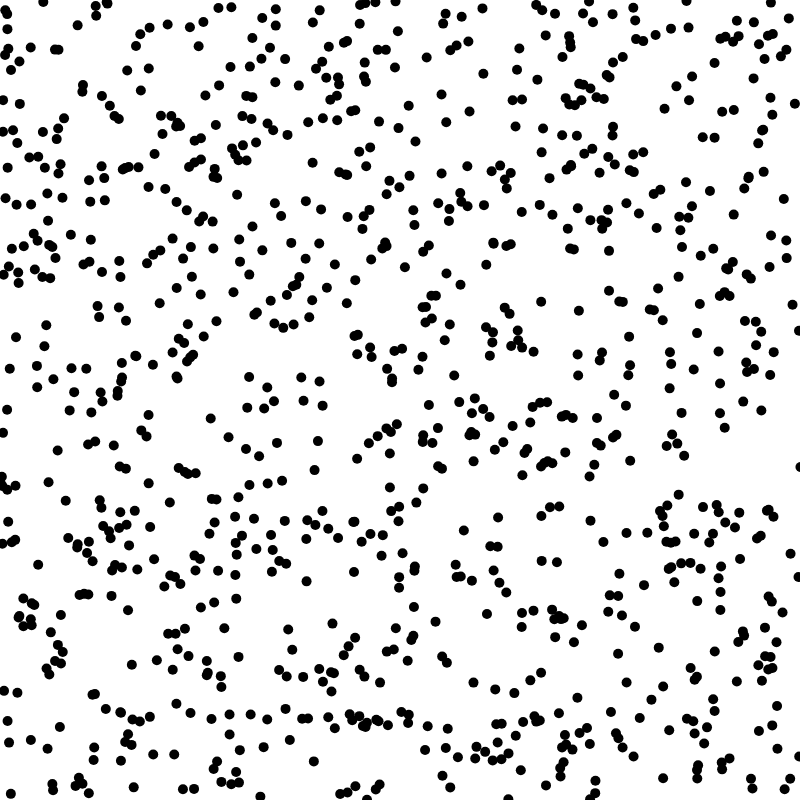
Frame 1 (no input)
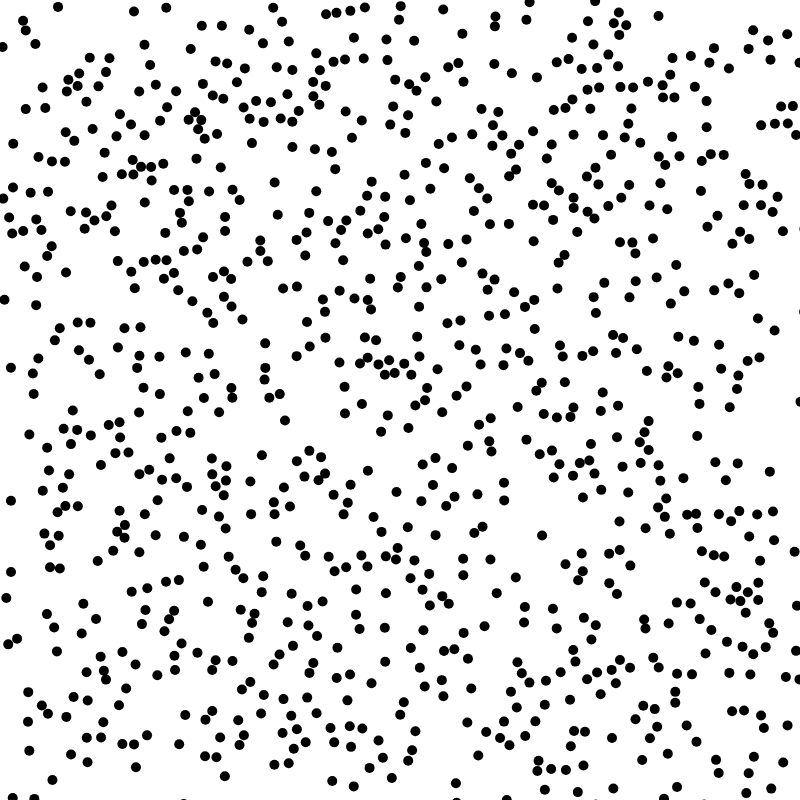
Frame 60 (no input)
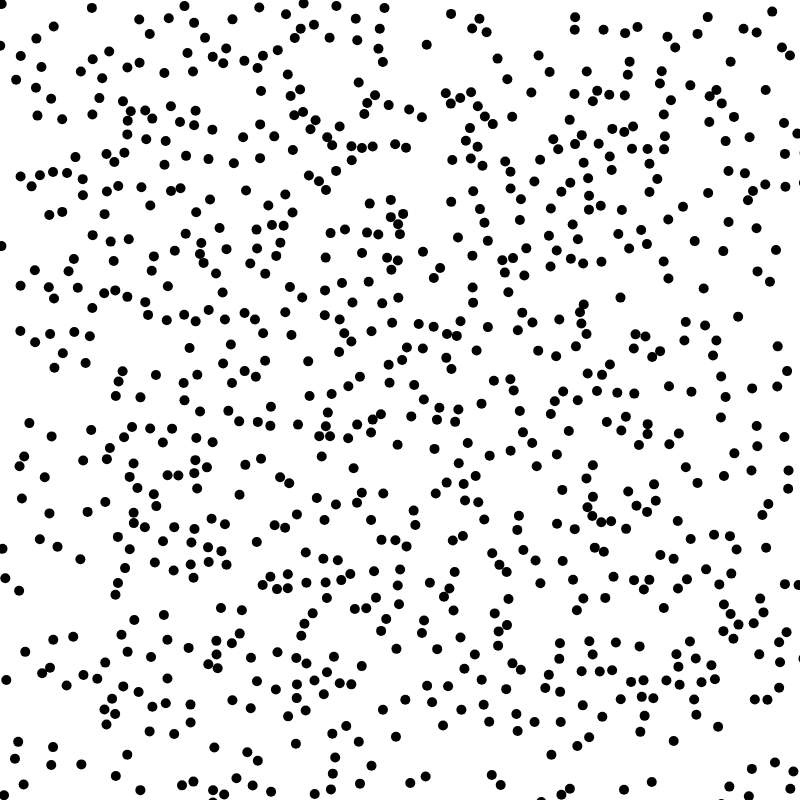
Frame 120 (the mouse pressed at the canvas centre since frame 60)

The p5.js sketch that drew these frames (run headless with seeded random() and noise() and a simulated clock; from frame 60 on, the mouse is pressed at the canvas centre):

// p5.js sketch
// ── sketch.js
let particleSize = 10;

let width = 800;
let height = 800;

let fr = 30;
let cnv;
let z = 0;

let totalParticles = 1000;

let particles = [];
let player;

function setup() {
  frameRate(fr);

  // create dom
  cnv = createCanvas(width, height);

  noStroke();

  // let numberOfCircles = random(totalParticles);
  for (let i = 0; i < totalParticles; i++) {
    particles.push(
      new Particle(random(width), random(height), particleSize, random(100))
    );
  }
}

function draw() {
  background(255);

  for (let i = 0; i < totalParticles; i++) {
    particles[i].move();
    particles[i].show();
    for (let j = i + 1; j < totalParticles; j++) {
      if (particles[i].collides(particles[j])) {
        particles[i].resolveCollision(particles[j]);
      }
    }
  }
}

// ── particle.js
function mod(n, m) {
  return ((n % m) + m) % m;
}

class Particle {
  constructor(x, y, diameter, z) {
    this.pos = createVector(x, y);
    this.vel = createVector(random(-1, 1), random(-1, 1));
    this.mass = 1;
    this.diameter = diameter;
    this.radius = diameter / 2;
    this.z = z;
  }

  collides(p) {
    return this.pos.dist(p.pos) < this.radius + p.radius;
  }

  rotate(velocity, angle) {
    const rotatedVelocities = {
      x: velocity.x * Math.cos(angle) - velocity.y * Math.sin(angle),
      y: velocity.x * Math.sin(angle) + velocity.y * Math.cos(angle),
    };

    return rotatedVelocities;
  }

  resolveCollision(p) {
    const xVelocityDiff = this.vel.x - p.vel.x;
    const yVelocityDiff = this.vel.y - p.vel.y;

    const xDist = p.pos.x - this.pos.x;
    const yDist = p.pos.y - this.pos.y;

    // Prevent accidental overlap of thiss
    if (xVelocityDiff * xDist + yVelocityDiff * yDist >= 0) {
      // Grab angle between the two colliding thiss
      const angle = -Math.atan2(p.pos.y - this.pos.y, p.pos.x - this.pos.x);

      // Store mass in var for better readability in collision equation
      const m1 = this.mass;
      const m2 = p.mass;

      // Velocity before equation
      const u1 = this.rotate(this.vel, angle);
      const u2 = this.rotate(p.vel, angle);

      // Velocity after 1d collision equation
      const v1 = {
        x: (u1.x * (m1 - m2)) / (m1 + m2) + (u2.x * 2 * m2) / (m1 + m2),
        y: u1.y,
      };

      const v2 = {
        x: (u2.x * (m1 - m2)) / (m1 + m2) + (u1.x * 2 * m2) / (m1 + m2),
        y: u2.y,
      };

      // Final vel after rotating axis back to original location
      const vFinal1 = this.rotate(v1, -angle);
      const vFinal2 = this.rotate(v2, -angle);

      // Swap this velocities for realistic bounce effect
      this.vel.x = vFinal1.x;
      this.vel.y = vFinal1.y;

      p.vel.x = vFinal2.x;
      p.vel.y = vFinal2.y;
    }
  }

  show() {
    fill(0);
    circle(this.pos.x, this.pos.y, this.diameter);
  }

  move() {
    this.pos.add(this.vel);
    this.z += 0.01;
    this.pos.x = mod(this.pos.x, windowWidth);
    this.pos.y = mod(this.pos.y, windowHeight);
  }
}
